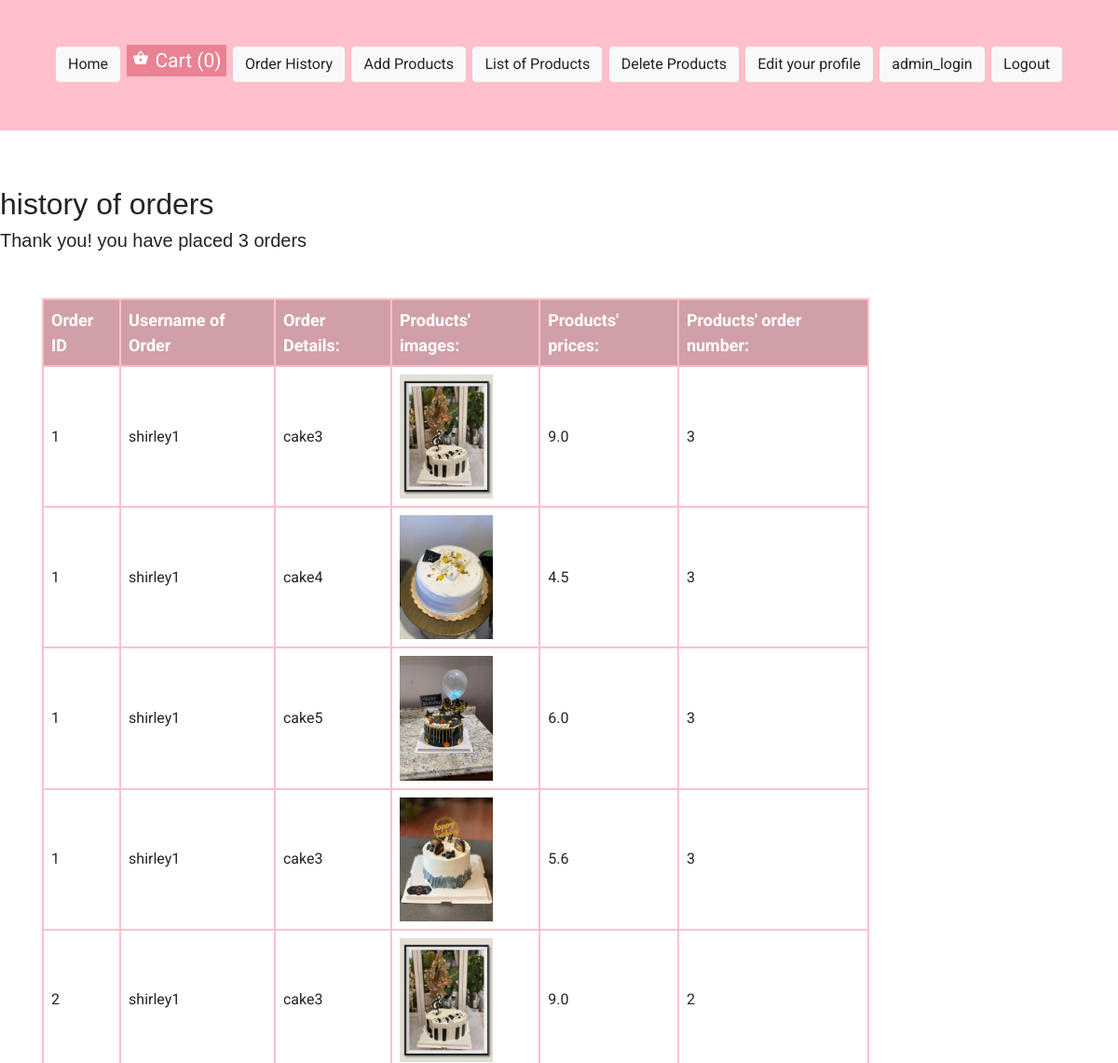
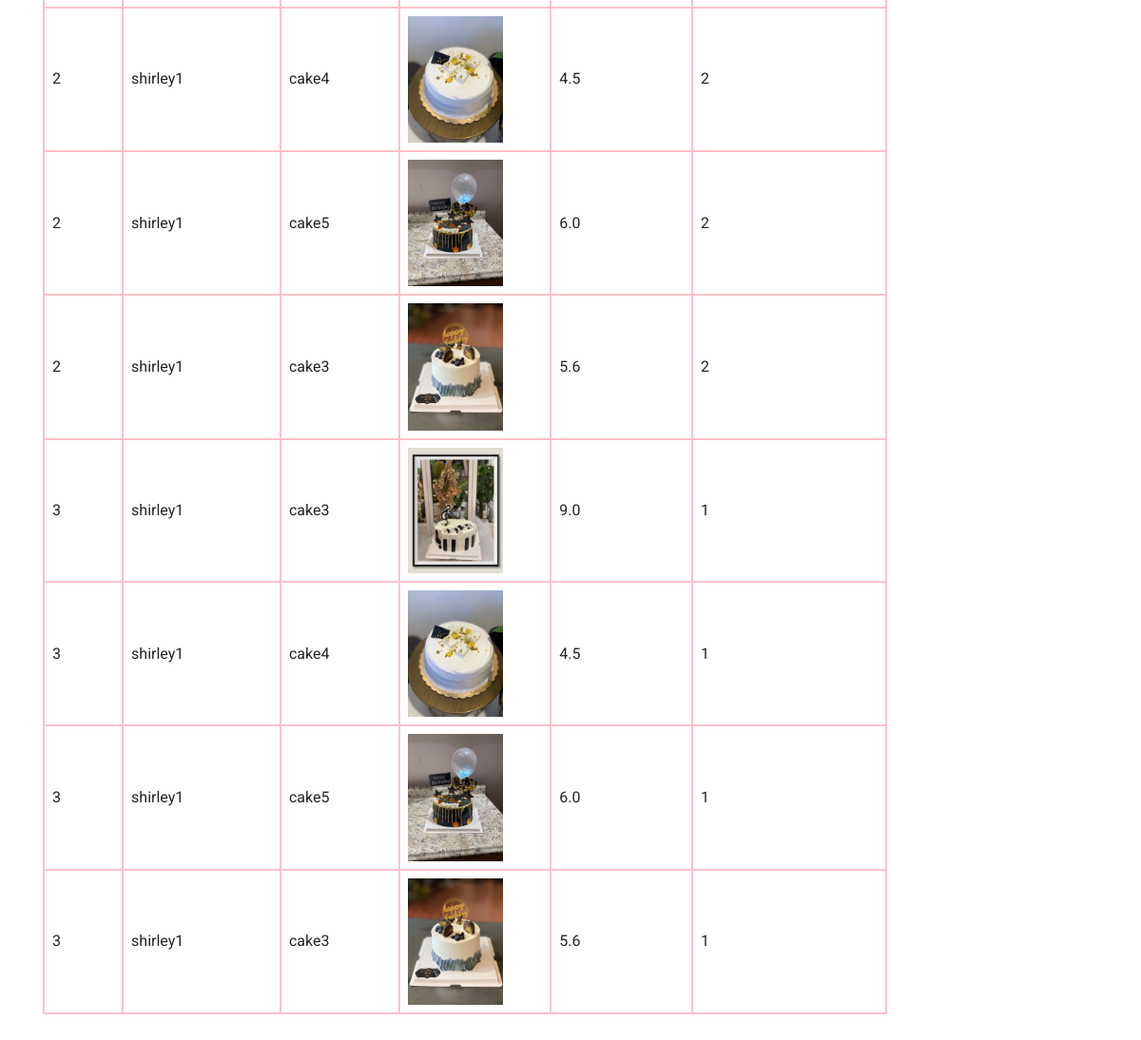
Page /order_history/shirley1 (signed in) on the committed database (2 pictures, top to bottom).
### app/models.py (models this page shows)
class Order(db.Model):
    __tablename__ = 'orders'
    order_id = db.Column(db.Integer,primary_key = True)
    user_id = db.Column(db.Integer, db.ForeignKey('users.id'))
    incart_number = db.Column(db.Integer)

### app/routes.py (the view)
@app.route('/order_history/<username>')
def order_history(username):
    user = User.query.filter_by(username=username).first_or_404()
    conn = get_db_connection()
    get_order_count_user = conn.execute('''
SELECT COUNT(DISTINCT o.order_id)
FROM orders o,
(
SELECT DISTINCT u.username, o.order_id, p.product_name
FROM orders o, users u, order_items oi, products p
INNER JOIN users ON u.id = o.user_id
INNER JOIN order_items ON o.order_id = oi.order_id
INNER JOIN products ON p.id = oi.product_id
GROUP BY u.id
)as ORDER_number
   ''').fetchall()
    get_order_details = conn.execute('''
SELECT DISTINCT u.username, o.order_id, p.product_name, p.product_image, p.product_price, o.incart_number
FROM orders o, users u, order_items oi, products p
INNER JOIN users ON u.id = o.user_id
INNER JOIN order_items ON o.order_id = oi.order_id
    ''').fetchall()
    conn.close()
    return render_template('order_history.html', user=user, get_order_count_user = get_order_count_user, get_order_details = get_order_details)

### app/models.py (called while the page is built)
@login.user_loader
def load_user(id):
    return User.query.get(int(id))

### app/routes.py (called while the page is built)
def get_db_connection():
    conn = sqlite3.connect('app.db')
    conn.row_factory = sqlite3.Row
    return conn

### app/templates/order_history.html (shortened to what this page needs)
{% extends 'base.html' %} {% block content %}
<h2>history of orders</h2>
{% for get_count in get_order_count_user %}
<h5>Thank you! you have placed {{ get_count[0]}} orders</h5>
{% endfor %}
<div class="container">
    <table>
        <tr class="top">
            <th>Order ID</th>
            <th>Username of Order</th>
            <th>Order Details:</th>
            <th>Products' images:</th>
            <th>Products' prices:</th>
            <th>Products' order number:</th>
        </tr>
        <tr>
            {% for details in get_order_details %}
            <td>{{ details[1] }}</td>
            <td>{{ details[0] }}</td>
            <td>{{ details[2] }}</td>
            <td>
                <img src="{{ url_for('upload', filename=details[3]) }}" style="width: 100px">
            </td>
            <td>{{ details[4] }}</td>
            <td>{{ details[5] }}</td>
        </tr>
        {% endfor %}
    </table>
</div>
{% endblock %}

### app/static/css/style.css (style rules this page uses)
* { margin: 0; padding: 0; box-sizing: border-box; font-family: 'Roboto', sans-serif; }
.container, .products-container { display: flex; flex-wrap: wrap; margin-top: 50px; padding-bottom: 100px; }

### app/templates/order_history.html (style rules this page uses)
h5 { font-family: arial, sans-serif; }
h2 { font-family: arial, sans-serif; }
table { font-family: arial, sans-serif; border-collapse: collapse; width: 80%; }
td, th { border: 2px solid pink; text-align: left; padding: 8px; }
.top { font-size: large; color: white; background-color: rgb(209, 159, 167); }

### rows in the picture
Order: order_id "1", details "shirley1", details "cake3", details "9.0", incart_number "3", details "cake4", details "4.5", details "cake5", details "6.0", details "5.6"
Order: order_id "2", details "shirley1", details "cake3", details "9.0", incart_number "2", details "cake4", details "4.5", details "cake5", details "6.0", details "5.6"
Order: order_id "3", details "shirley1", details "cake3", details "9.0", incart_number "1", details "cake4", details "4.5", details "cake5", details "6.0", details "5.6"

### other values in the picture
{{ get_count[0] }} "3"
